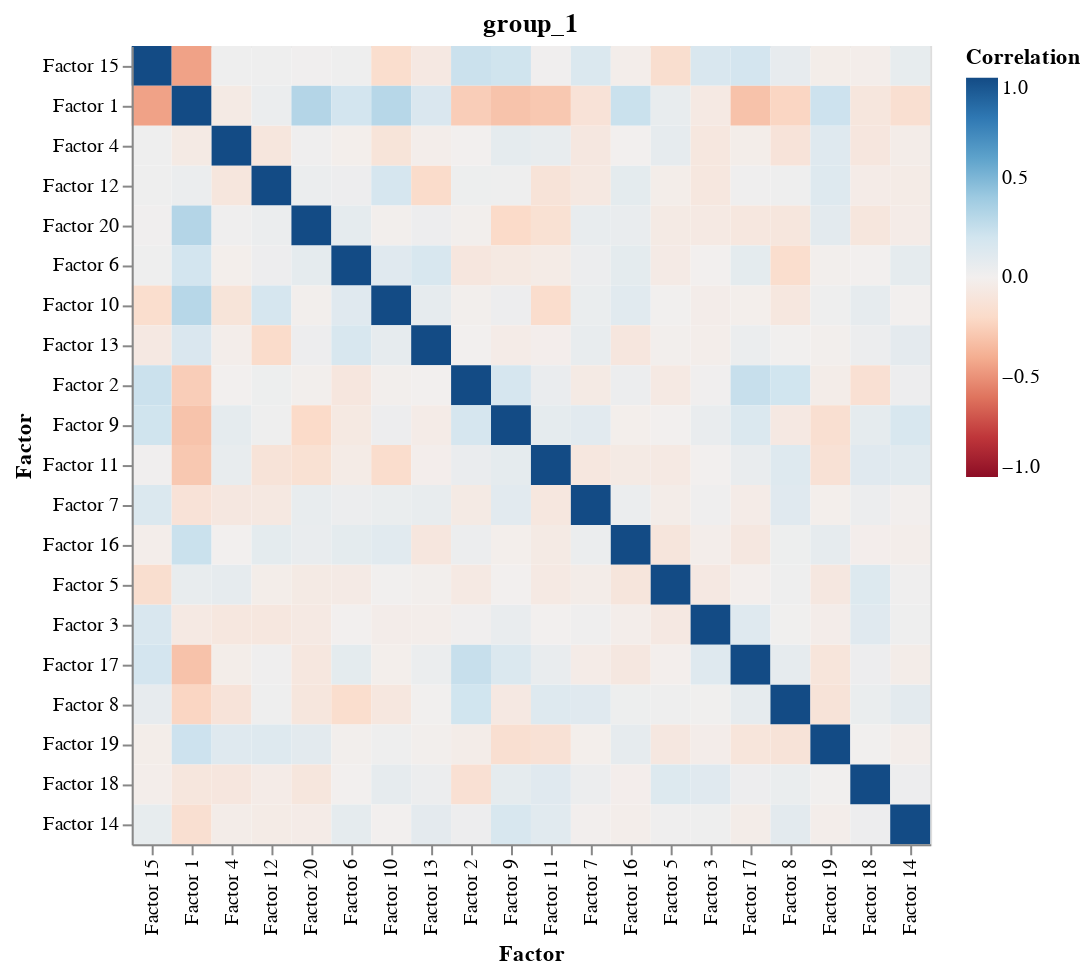

Notebook cell for this chart:
### Markdown cell above
### Factor Correlation Matrix

### Code cell
plot_factor_correlation(model)

### Figure 1 — Vega specification as saved in the notebook (floating-point values rounded to 4 significant figures; data arrays with more than 128 entries replaced by an {"elided": "..."} marker saying what was removed)
{"$schema": "https://vega.github.io/schema/vega/v5.json", "data": [{"name": "source_0", "values": {"elided": "400 records"}}, {"name": "source_0_concat_0_x_domain_Factor1", "values": [{"Factor1": "Factor 15"}, {"Factor1": "Factor 1"}, {"Factor1": "Factor 4"}, {"Factor1": "Factor 12"}, {"Factor1": "Factor 20"}, {"Factor1": "Factor 6"}, {"Factor1": "Factor 10"}, {"Factor1": "Factor 13"}, {"Factor1": "Factor 2"}, {"Factor1": "Factor 9"}, {"Factor1": "Factor 11"}, {"Factor1": "Factor 7"}, {"Factor1": "Factor 16"}, {"Factor1": "Factor 5"}, {"Factor1": "Factor 3"}, {"Factor1": "Factor 17"}, {"Factor1": "Factor 8"}, {"Factor1": "Factor 19"}, {"Factor1": "Factor 18"}, {"Factor1": "Factor 14"}]}, {"name": "source_0_concat_0_y_domain_Factor2", "values": [{"Factor2": "Factor 15"}, {"Factor2": "Factor 1"}, {"Factor2": "Factor 4"}, {"Factor2": "Factor 12"}, {"Factor2": "Factor 20"}, {"Factor2": "Factor 6"}, {"Factor2": "Factor 10"}, {"Factor2": "Factor 13"}, {"Factor2": "Factor 2"}, {"Factor2": "Factor 9"}, {"Factor2": "Factor 11"}, {"Factor2": "Factor 7"}, {"Factor2": "Factor 16"}, {"Factor2": "Factor 5"}, {"Factor2": "Factor 3"}, {"Factor2": "Factor 17"}, {"Factor2": "Factor 8"}, {"Factor2": "Factor 19"}, {"Factor2": "Factor 18"}, {"Factor2": "Factor 14"}]}], "signals": [{"name": "childWidth", "value": 400}], "marks": [{"type": "group", "name": "concat_0_group", "encode": {"update": {"height": {"signal": "height"}, "width": {"signal": "childWidth"}}}, "marks": [{"type": "rect", "name": "concat_0_marks", "from": {"data": "source_0"}, "encode": {"update": {"fill": {"field": "Correlation", "scale": "concat_0_color"}, "x": {"field": "Factor1", "scale": "concat_0_x"}, "y": {"field": "Factor2", "scale": "concat_0_y"}, "tooltip": {"signal": "{\"Factor1\": isValid(datum[\"Factor1\"]) ? datum[\"Factor1\"] : \"\"+datum[\"Factor1\"], \"Factor2\": isValid(datum[\"Factor2\"]) ? datum[\"Factor2\"] : \"\"+datum[\"Factor2\"], \"Correlation\": format(datum[\"Correlation\"], \"\")}"}, "width": {"signal": "max(0.25, bandwidth('concat_0_x'))"}, "height": {"signal": "max(0.25, bandwidth('concat_0_y'))"}}}, "style": ["rect"]}], "axes": [{"scale": "concat_0_x", "grid": false, "labelAlign": "right", "orient": "bottom", "labelBaseline": "middle", "title": "Factor", "zindex": 1, "labelAngle": 270}, {"scale": "concat_0_y", "orient": "left", "title": "Factor", "zindex": 1, "grid": false}], "title": {"text": "group_1", "frame": "group"}, "style": "cell", "legends": [{"fill": "concat_0_color", "gradientLength": {"signal": "clamp(height, 64, 200)"}, "title": "Correlation"}]}], "scales": [{"name": "concat_0_x", "type": "band", "domain": {"data": "source_0_concat_0_x_domain_Factor1", "field": "Factor1"}, "range": [0, {"signal": "childWidth"}], "paddingOuter": 0, "paddingInner": 0}, {"name": "concat_0_y", "type": "band", "domain": {"data": "source_0_concat_0_y_domain_Factor2", "field": "Factor2"}, "range": [0, {"signal": "height"}], "paddingOuter": 0, "paddingInner": 0}, {"name": "concat_0_color", "type": "linear", "domain": [-1, 1], "range": {"scheme": "redblue"}, "interpolate": "hcl", "zero": true}], "height": 400, "padding": 5, "background": "white", "layout": {"padding": 20, "bounds": "full", "align": "each"}}
